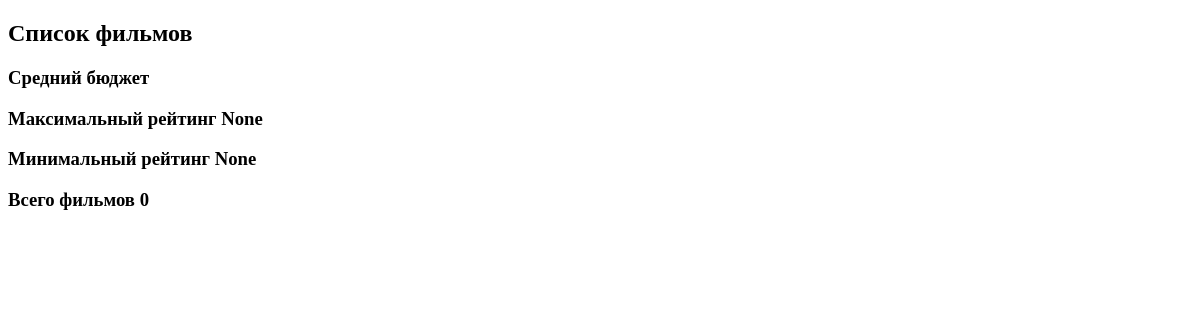
Before: / with the older database file.
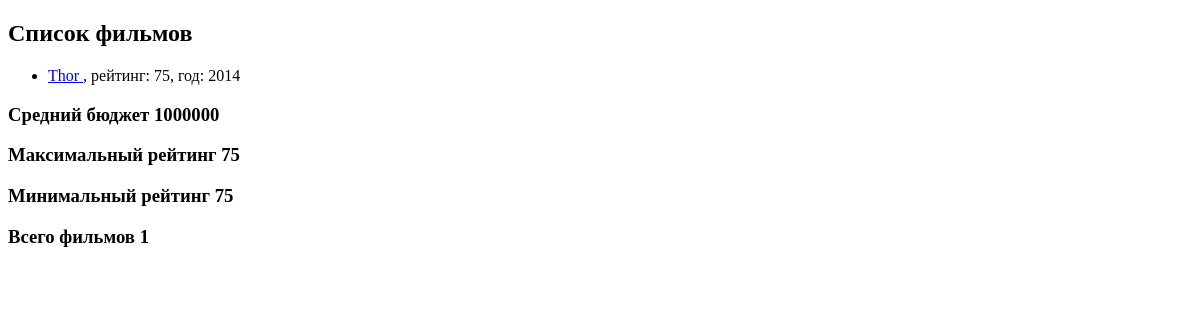
After: the same page with the newer database file.
### movie_app/models.py (models this page shows, shortened)
class Movie(models.Model):
    EUR = 'EUR'
    USD = 'USD'
    RUB = 'RUB'
    CURRENCY_CHOICES = [
        (EUR, 'Euro'),
        (USD, 'Dollars'),
        (RUB, 'Rubles'),
    ]
    name = models.CharField(max_length=40)
    rating = models.IntegerField(validators=[MinValueValidator(1), MaxValueValidator(100)])
    year = models.IntegerField(null=True, blank=True)
    currency = models.CharField(max_length=3, choices=CURRENCY_CHOICES, default=RUB)
    budget = models.IntegerField(default=1000000, blank=True, validators=[MinValueValidator(1)])
    director = models.ForeignKey(Director, on_delete=models.CASCADE, null=True, related_name='movies')
    actors = models.ManyToManyField(Actor, related_name='actors')
    slug = models.SlugField(default=slugify(name), null=False, db_index=True)
    def get_url(self):
        return reverse('details-movie', args=[self.slug])

### movie_app/views.py (the view)
# urls.py: path('', views.ShowAllMovies.as_view()),
class ShowAllMovies(ListView):
    model = Movie
    template_name = 'movie_app/html/all_movies.html'
    context_object_name = 'movies'
    def get_context_data(self, *, object_list=None, **kwargs):
        context = super().get_context_data(**kwargs)
        context['agg'] = Movie.objects.aggregate(Avg('budget'), Min('rating'), Max('rating'), Count('id'))
        return context

### movie_app/templates/movie_app/html/all_movies.html (shortened to what this page needs)
{% extends 'movie_app/html/base.html' %}
{% block content %}
    <h2>Список фильмов</h2>
    <ul>
    {% for movies in movies %}
        <li>
            <a href="{{ movies.get_url }}"> {{ movies.name }} </a>,
            рейтинг: {{ movies.rating }},
            год: {{ movies.year|default:'Неизвестно' }}
        </li>
    {% endfor %}
    </ul>
<h3> Средний бюджет {{ agg.budget__avg | floatformat:"0" }} </h3>
<h3> Максимальный рейтинг {{ agg.rating__max }} </h3>
<h3> Минимальный рейтинг {{ agg.rating__min }} </h3>
<h3> Всего фильмов {{ agg.id__count }} </h3>
{% endblock %}

Changed rows visible on the page:
added Movie: name "Thor", rating "75", year "2014"
Other visible differences:
{{ agg.budget__avg | floatformat:"0" }}: (not shown) → "1000000"
{{ agg.rating__max }}: "None" → "75"
{{ agg.rating__min }}: "None" → "75"
{{ agg.id__count }}: "0" → "1"
